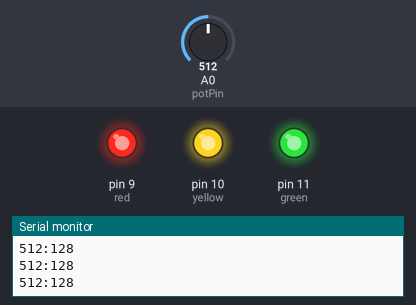
Bench run of a sketch on a simulated Arduino Uno, built with avr-gcc and run on an emulated ATmega328P. Shown: output pins drawn as LEDs (lit = HIGH), the last lines printed to the serial monitor. The inputs (shaded band) are chosen by the test bench; at power-on: A0 (potPin) = 512.

Above: at 1.2 s.
1.3 s: A0 (potPin) set to 503
At 1.6 s:
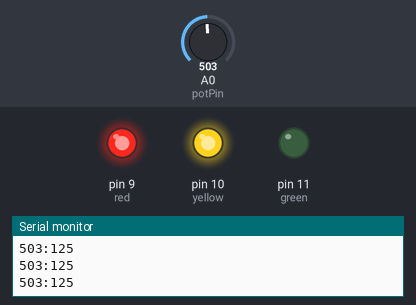
2.8 s: A0 (potPin) set to 1023
At 3.8 s:
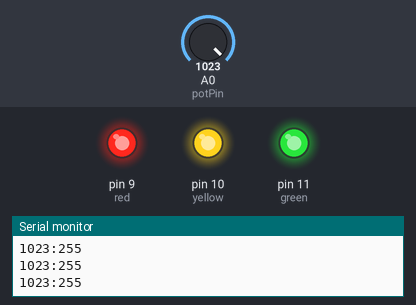
4.3 s: A0 (potPin) set to 0
At 4.8 s:
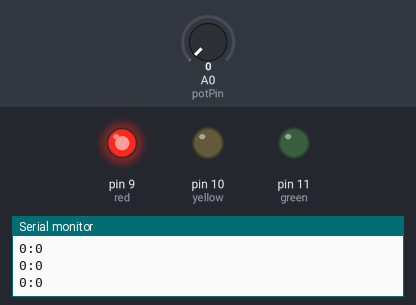
Timing chart, 0 to 7.3 s (numbered marks = the images above; inputs shaded):
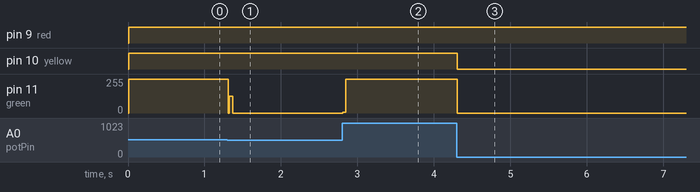

The sketch:

dimmer.ino
```cpp
#define green 11
#define yellow 10
#define red 9
#define potPin A0

int potRead = 0;
int potWrite = 0;

void setup() {
  // put your setup code here, to run once:
  Serial.begin(9600);
  pinMode(green,OUTPUT);
  pinMode(yellow,OUTPUT);
  pinMode(red,OUTPUT);
  //pinMode(potPin,INPUT);
}

void loop() {
  // put your main code here, to run repeatedly:
  potRead = analogRead(potPin);
  potWrite = potRead/4;

  analogWrite(green,potWrite);
  analogWrite(yellow,potWrite);
  analogWrite(red,potWrite);

  /*if(potRead > 1000){
    digitalWrite(green,LOW);
    digitalWrite(yellow,LOW);
    digitalWrite(red,LOW);
    delay(1000);
    digitalWrite(green,HIGH);
    digitalWrite(yellow,HIGH);
    digitalWrite(red,HIGH);
  }else {
    analogWrite(green,potWrite);
    analogWrite(yellow,potWrite);
    analogWrite(red,potWrite);
  }*/

  // Turn on each lead as the value reaches 0, 127 and 255.
  if(potRead < 200){
    digitalWrite(green,LOW);
    digitalWrite(yellow,LOW);
    digitalWrite(red,HIGH);
  }else if((potRead >200) && (potRead <=510)){
    digitalWrite(green,LOW);
    digitalWrite(yellow,HIGH);
    digitalWrite(red,HIGH);
  }else {
    digitalWrite(green,HIGH);
    digitalWrite(yellow,HIGH);
    digitalWrite(red,HIGH);
  }

  Serial.print(potRead);
  Serial.print(":");
  Serial.println(potWrite);
}
```

Measured:
- the behaviour switches between 511 and 510 on A0 (potPin) (found by bisection; images 0 and 1)
- after the input at 1.3 s, pin 11 (green): 255/255 → 0/255 at once
- after the input at 2.8 s, pin 11 (green): 0/255 → 255/255 at once
- after the input at 4.3 s, pin 10 (yellow): HIGH → LOW at once; pin 11 (green): 255/255 → 0/255 at once
